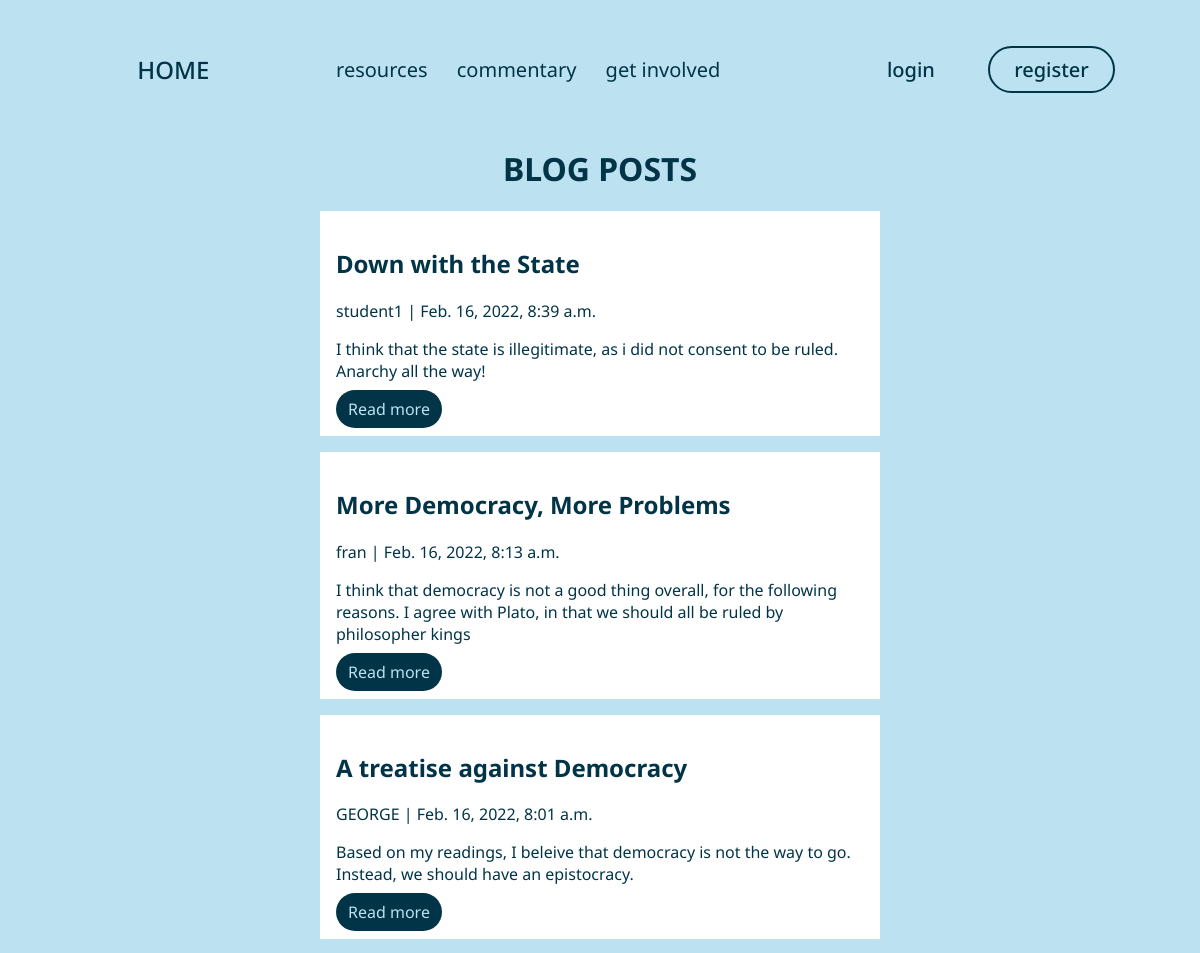
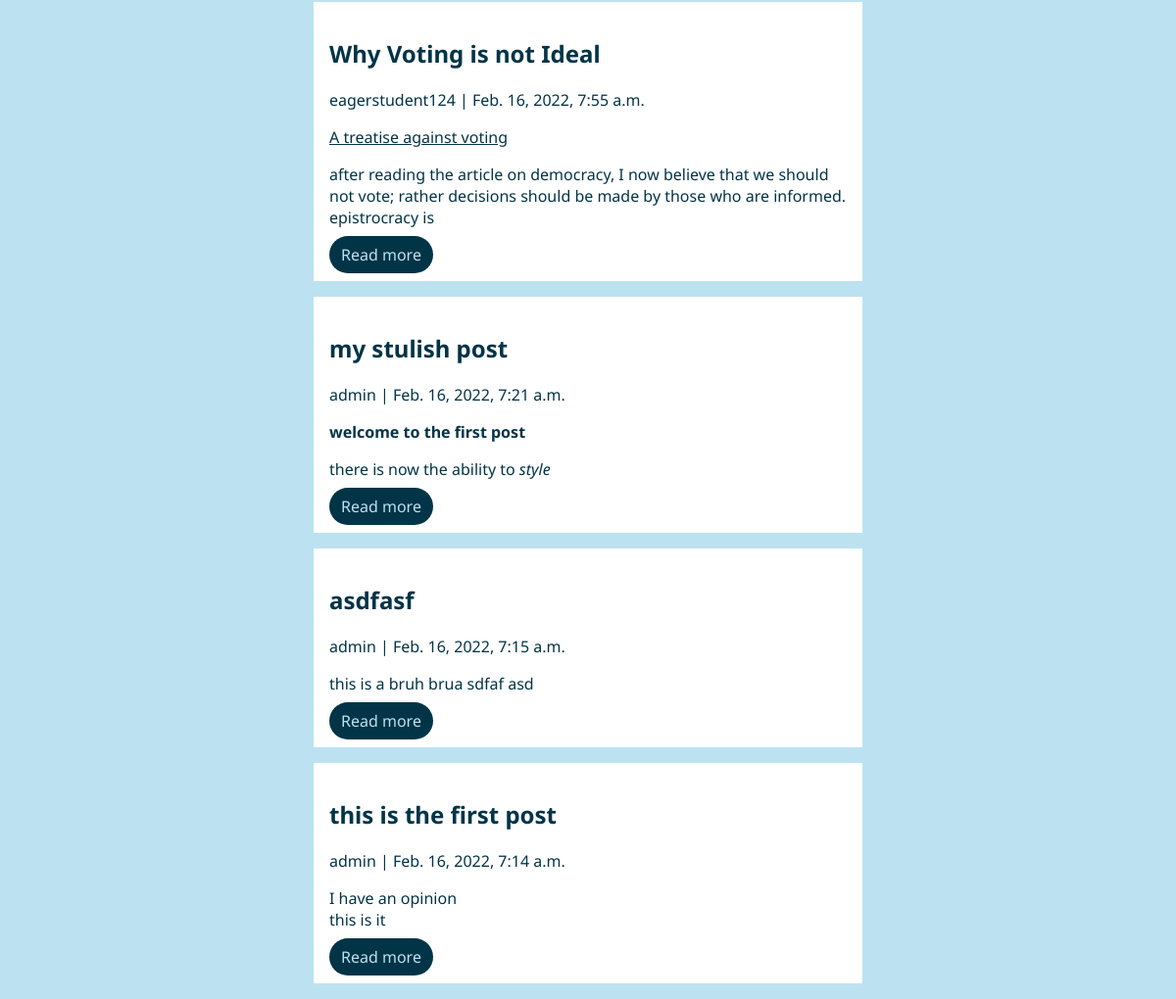
The page /articles on the database its author committed (2 pictures, top to bottom).
### blog/models.py (models this page shows, shortened)
class Post(models.Model):
    title = models.CharField(max_length = 255)
    author = models.ForeignKey(User, on_delete=models.CASCADE)
    created_on = models.DateTimeField(auto_now_add=True)
    body = RichTextField()
    slug = models.SlugField(null=True, unique = True, blank = True)
    authenticated = models.BooleanField(default=False)
    class Meta:
        ordering = ['-created_on']

### blog/views.py (the view)
# urls.py: path("articles", HomeView.as_view(), name="article-list"),
class HomeView(ListView):
    model = Post
    template_name = 'blog/articles.html'

### blog/templates/blog/articles.html
{% extends 'blog/base.html'%}
{% block content%}
<h1>BLOG POSTS</h1>
<div class="cent">
    {% for post in object_list%}
        <div class="card">
            <h2>{{post.title}}</h2>
            <p class="card-text text-muted h6">{{ post.author }} | {{ post.created_on}} </p>
            <p class="card-text">{{post.body|slice:":200" | safe}}</p>
            <a href="{% url 'article-detail' post.id %}" class="linkbutton">Read more</a>
        </div>
    {% endfor %}
</div>
{%endblock%}

### blog/templates/blog/base.html (shortened to what this page needs)
<!DOCTYPE html>
<html lang="en">
<head>
    {% load static %}
    <link rel="stylesheet" href="{% static 'blog/style.css'%}">
</head>
<body>
    <div class="format">
        <header>
            <ul>
                <li><a href="{% url 'home-page' %}" class="logo">HOME</a></li>
            </ul>
            <nav class="navbar">
                <a href="{%url 'resource-list'%}">resources</a>
                <a href="{%url 'article-list'%}">commentary</a>
                <a href="{%url 'involvement-list'%}">get involved</a>
            </nav>
            <ul>
                {% if user.is_authenticated %}
                <li><a href="{%url 'add-post'%}">add post!</a></li>
                <li><a href="{%url 'logout'%}">logout</a></li>
                {% else%}
                <li><a href="{%url 'login'%}" >login</a></li>
                <li><a href="{%url 'register'%}" class="clear">register</a></li>
            {% endif %}
            </ul>
        </header>
    </div>
    {%block content%}{% endblock %}
</body>
</html>

### blog/static/blog/style.css (style rules this page uses)
* { color:#023447; }
li { list-style-type: none; margin: 0.6vh 1.5vw; padding: 20px 0px; display: inline-block; font-weight: 500; color:#023447; }
body { background-color: #BCE2F1; font-family: 'Noto Sans', sans-serif; }
header { overflow: hidden; display: flex; justify-content: space-between; align-items: center; width: 90%; margin: auto; font-size: 20px; }
button, .linkbutton { background-color: #023447; color:#BCE2F1; padding: 1vh 1vw; border-radius: 25px; }
h1 { margin-top: 2vh; text-align: center; }
a { text-decoration: none; padding: 1vw; }
a.clear { border: 2px solid #023447; background-color: transparent; padding: 1vh 2vw; border-radius: 25px; }
.logo { font-size: 3vh; }
.navbar { overflow: hidden; }
.cent { width: 50%; margin: auto; }
.card { background-color: white; margin: 2vh; padding: 2vh; }

### rows shown on the page
Post: title "Down with the State", author "student1", created_on "Feb. 16, 2022, 8:39 a.m.", body "I think that the state is illegitimate, as i did not consent to be ruled. Anarchy all the way!"
Post: title "More Democracy, More Problems", author "fran", created_on "Feb. 16, 2022, 8:13 a.m.", body "I think that democracy is not a good thing overall, for the following reasons. I agree with Plato, in that we should all be ruled by philosopher kings"
Post: title "A treatise against Democracy", author "GEORGE", created_on "Feb. 16, 2022, 8:01 a.m.", body "Based on my readings, I beleive that democracy is not the way to go. Instead, we should have an epistocracy."
Post: title "Why Voting is not Ideal", author "eagerstudent124", created_on "Feb. 16, 2022, 7:55 a.m.", body "A treatise against voting after reading the article on democracy, I now believe that we should not vote; rather decisions should be made by those who are informed. epistrocracy is"
Post: title "my stulish post", author "admin", created_on "Feb. 16, 2022, 7:21 a.m.", body "welcome to the first post there is now the ability to style"
Post: title "asdfasf", author "admin", created_on "Feb. 16, 2022, 7:15 a.m.", body "this is a bruh brua sdfaf asd"
Post: title "this is the first post", author "admin", created_on "Feb. 16, 2022, 7:14 a.m.", body "I have an opinion this is it"
